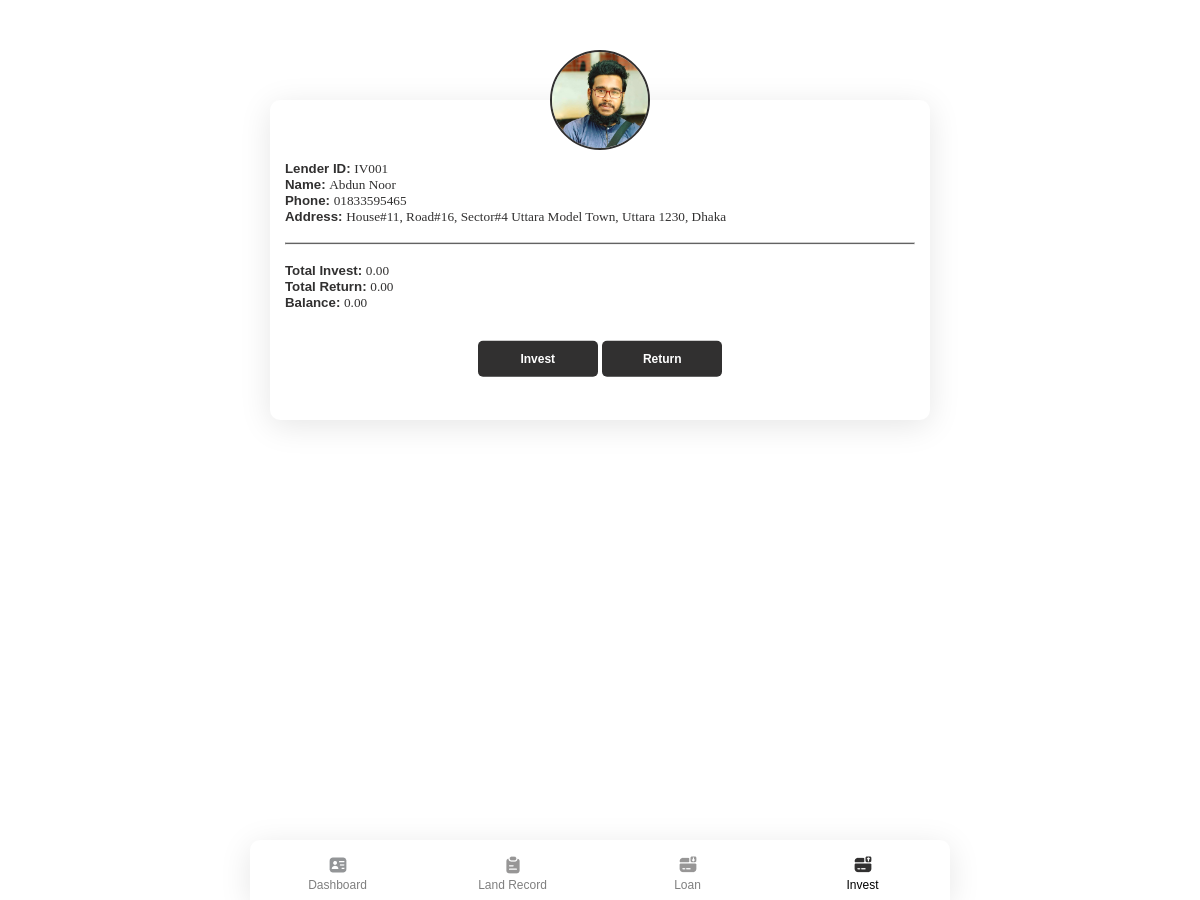
Before: /lenderprofile/1 (signed in) with the older database file.
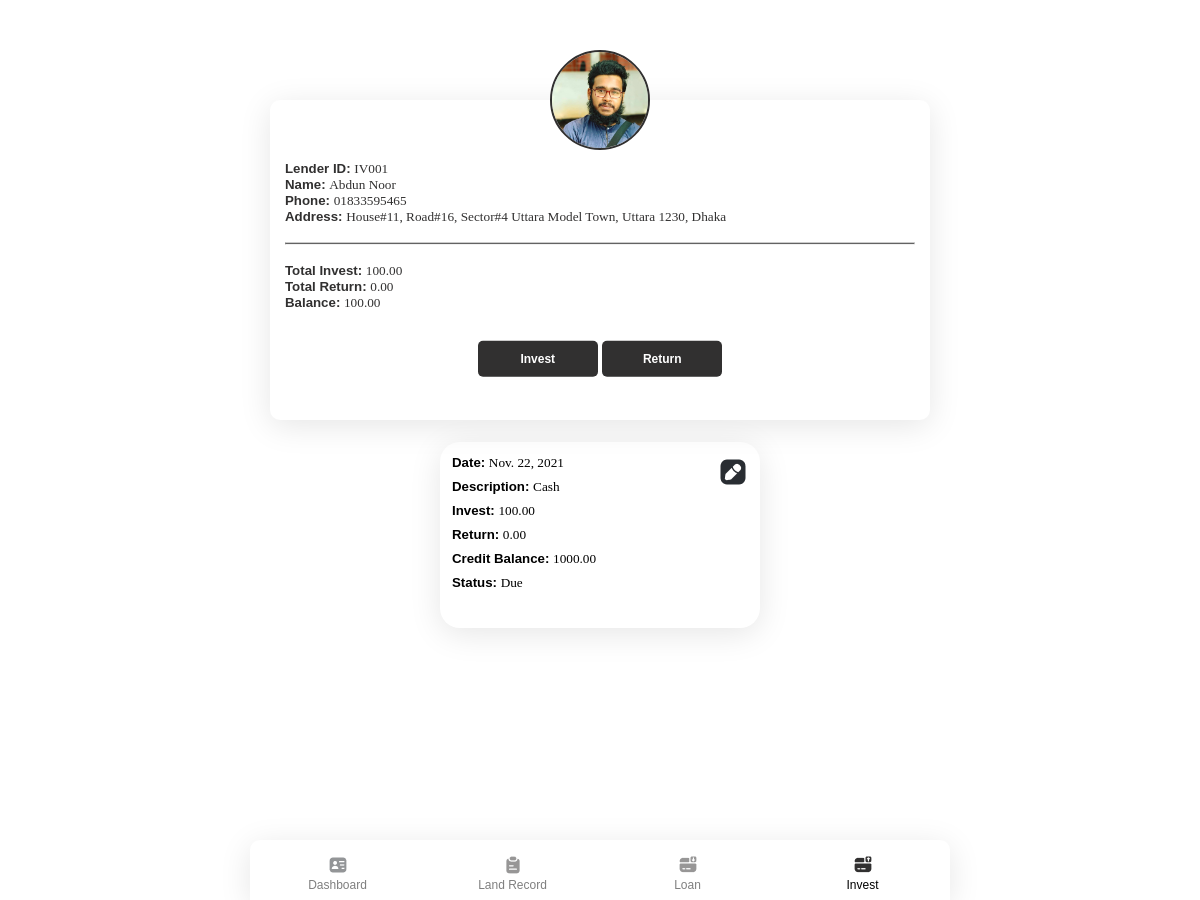
After: the same page with the newer database file.
### app/models.py (models this page shows, shortened)
class Lender(models.Model):
    lenderName = models.CharField(max_length=50)
    phone = models.CharField(max_length=15, blank=True, null= True)
    address = models.TextField(blank=True, null= True)
    img = models.ImageField(default='avatar.png', upload_to='pics')
    investor = models.ForeignKey(User, on_delete=models.SET_NULL, blank=True, null=True)
    totalbalance = models.FloatField(default=0, null=True, blank=True)
    def __str__(self):
        return "IV00" +str(self.id)

class Invest(models.Model):
    lender = models.ForeignKey(Lender, on_delete=models.SET_NULL, blank=True, null=True)
    description = models.TextField(blank=True, null= True)
    invest = models.FloatField(default=0, null=True, blank=True)
    retern = models.FloatField(default=0, null=True, blank=True)
    balance = models.FloatField(default=0, null=True, blank=True)
    date = models.DateField( default=datetime.date.today)
    status = models.BooleanField(default=False, null=True, blank=False)

### app/views.py (the view)
# urls.py: path('lenderprofile/<int:id>', views.lenderprofile, name='lenderprofile'),
@login_required(login_url='login')
def lenderprofile(request, id):
    if request.method == 'POST' and request.FILES['img']:
        i = request.FILES['img']
        profile = Lender.objects.get(id=id)
        profile.img = i
        profile.save()
        return redirect("lenderprofile", id)
    else:
        profile = Lender.objects.get(id=id)
        accounts = Invest.objects.filter(lender=profile).order_by('date')
        total_invest, total_return, b = total_count_lender(accounts)
        return render(request, "app/lenderprofile.html",{
            "profile": profile,
            "accounts": accounts,
            "total_return": total_return,
            "total_invest": total_invest,
            "Due": b,
        })

### app/views.py (called while the page is built)
def total_count_lender(accounts):
    total_invest = 0
    total_return = 0
    b = 0
    for account in accounts:
        total_invest = total_invest + account.invest
        total_return = total_return + account.retern
    b = total_invest - total_return
    return total_invest, total_return, b

### app/templates/app/lenderprofile.html (shortened to what this page needs)
{% extends "app/layout.html" %}
{% block body %}
<header class="profile" style="text-align: center;">
  <div class="image-upload">
    <label onclick="imagePreview(imgbtn)" id="imgbtn">
        <img src="{{ profile.img.url }}" />
    </label>
</div>
  <div class="info">
      <h5>Lender ID: <span class="lightword">{{ profile }}</span></h5>
      <h5>Name: <span class="lightword">{{ profile.lenderName }}</span></h5>
      <h5>Phone: <span class="lightword">{{ profile.phone }}</span></h5>
      <h5>Address: <span class="lightword">{{ profile.address }}</span></h5>
      <br>
      <hr>
      <br>
      <h5>Total Invest: <span class="lightword">{{ total_invest|floatformat:2 }}</span></h5>
      <h5>Total Return: <span class="lightword">{{ total_return|floatformat:2 }}</span></h5>
      <h5>Balance: <span class="lightword">{{ Due|floatformat:2 }}</span></h5>
      <br>
      <div class="buttondiv">
          <button class="samebuttons" type="button" onclick="ModalFunc(loanbtn)" id="loanbtn">Invest</button>
          <button class="samebuttons" type="button" onclick="ModalFunc(depositbtn)" id="depositbtn">Return</button>
      </div>
  </div>
</header>
<div class="list-cards">
  {% for account in accounts %}
  <div class="card list">
      <h5>Date: <span class="lightword">{{ account.date }}</span></h5>
      <h5>Description: <span class="lightword">{{ account.description }}</span></h5>
      <h5>Invest: <span class="lightword">{{ account.invest|floatformat:2 }}</span></h5>
      <h5>Return: <span class="lightword">{{ account.retern|floatformat:2 }}</span></h5>
      <h5>Credit Balance: <span class="lightword">{{ account.balance|floatformat:2 }}</span></h5>
      <h5>Status: <span class="lightword">{% if account.status %} Paid {% else %} Due {% endif %}</span></h5>
      <a href="{% url 'edit' account.id 'investedit' account.lender %}"><img src="{% static 'app/img/icon/edit.png' %}" alt=""></a>
  </div>
  {% endfor %}
</div>
{% endblock %}

### app/templates/app/layout.html (shortened to what this page needs)
{% load static %}
<!DOCTYPE html>
<html lang="en">
<head>
    <link rel="stylesheet" type="text/css" href="{% static 'app/css/main.css' %}">
    <link rel="stylesheet" type="text/css" href="{% static 'app/css/font-awesome.css' %}">
</head>
<body>
    {% block body %}{% endblock %}
    <footer>
        <div class="menu dashboardicon">
            <a href="{% url 'index' %}">
                <img  src="{% static 'app/img/icon/dashboard.png' %}" alt="">
                <h6>Dashboard</h6>
            </a>
        </div>
        <div class="menu landicon">
            <a href="{% url 'landmenu' %}">
                <img src="{% static 'app/img/icon/land_record.png' %}" alt="">
            <h6>Land Record</h6>
            </a>
        </div>
        <div class="menu loanicon">
            <a href="{% url 'loanmenu' %}">
                <img src="{% static 'app/img/icon/loan.png' %}" alt="">
            <h6>Loan</h6>
        </a>
        </div>
        <div class="menu investicon">
            <a href="{% url 'investmenu' %}">
                <img src="{% static 'app/img/icon/invest.png' %}" alt="">
            <h6>Invest</h6>
            </a>
        </div>
    </footer>
</body>
</html>

### app/static/app/css/main.css (style rules this page uses)
* { margin: 0; padding: 0; box-sizing: border-box; font-family: 'Poppins', sans-serif; }
html, body { height: 100%; max-width: 700px; margin: auto; }
header { margin: 50px 20px 0 20px; color: #313030; }
.list-cards { display: grid; grid-template-columns: repeat(auto-fit, minmax(320px, max-content)); grid-gap: 12px; justify-content: center; margin-top: 20px; padding-bottom: 70px; }
.card { width: 320px; height: 117px; margin: 2px 10px; box-shadow: 0px 6px 32px rgba(0, 0, 0, 0.1); border-radius: 20px; }
.card img { margin: 15px 0 0 15px; }
footer { position: fixed; bottom: 0; width: 100%; max-width: 700px; height: 60px; display: flex; background: #FFFFFF; box-shadow: 0px 6px 32px rgba(0, 0, 0, 0.1); border-radius: 10px 10px 0px 0px; }
.menu { text-align: center; width: 25%; margin: 15px 0 0 0; opacity: 0.5; }
.menu a { text-decoration: none; color: black; }
.menu h6 { font-style: normal; font-weight: normal; font-size: 12px; line-height: 12px; }
.close, .samebuttons, .menuCard button { width: 120px; height: 36px; background: #313030; border-radius: 5px; color: white; border: none; cursor: pointer; font-weight: 600; font-size: 12px; }
.list { padding: 12px; height: 186px; position: relative; }
.list h5 { margin-bottom: 6px; line-height: 18px; }
.list img { position: absolute; top: 0px; right: 12px; }
.lightword { font-family: Poppins; font-style: normal; font-weight: 500; }
.buttondiv { text-align: center; margin-top: 12px; }
.profile { background: #ffffff; box-shadow: 0px 6px 32px rgba(0, 0, 0, 0.1); border-radius: 10px; margin-top: 100px; }
.profile img { width: 100px; height: 100px; background: #C4C4C4; border-radius: 50%; object-fit: cover; border: 2px solid #313030; box-sizing: border-box; transform: translatey(-50%); }
.info { transform: translatey(-20%); margin: 0 15px; text-align: left; }
.info hr { border-top: 1px solid #313030; }

### app/templates/app/lenderprofile.html (style rules this page uses)
.investicon { opacity: 1; }

Changed rows visible on the page:
added Invest: date "Nov. 22, 2021", description "Cash", invest "100.00", retern "0.00", balance "1000.00", status "Due"
Other visible differences:
{{ total_invest|floatformat:2 }}: "0.00" → "100.00"
{{ Due|floatformat:2 }}: "0.00" → "100.00"
